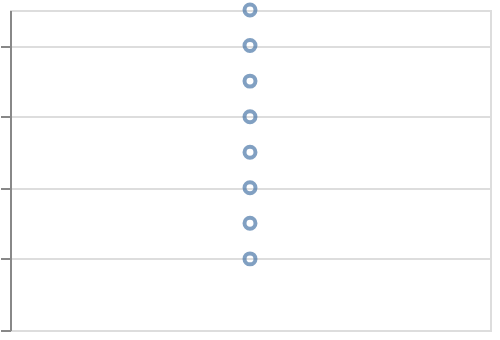

The specification (Vega-Lite) saved for this image:
### Vega-Lite specification from a JSON file in a GitHub repository (floating-point values rounded to 4 significant figures)
{"$schema": "https://vega.github.io/schema/vega-lite/v6.json", "padding": 5, "autosize": "none", "width": 240, "height": 160, "data": {"name": "table", "values": [{"c": "A", "g": "p", "x": 1, "y": 2, "v": 5, "t": "2024-01-15", "o": {"v": 3}, "IMDB Rating": 6.1, "d": "x1"}, {"c": "B", "g": "q", "x": 2, "y": 4, "v": 9, "t": "2024-02-20", "o": {"v": 7}, "IMDB Rating": 7.4, "d": "x2"}, {"c": "A", "g": "q", "x": 3, "y": 3, "v": 2, "t": "2024-03-05", "o": {"v": 1}, "IMDB Rating": 5.2, "d": "x1"}, {"c": "C", "g": "p", "x": 4, "y": 6, "v": 7, "t": "2024-05-30", "o": {"v": 4}, "IMDB Rating": 8.8, "d": "x3"}, {"c": "B", "g": "p", "x": 5, "y": 5, "v": 4, "t": "2024-07-11", "o": {"v": 9}, "IMDB Rating": 6.9, "d": "x2"}, {"c": "C", "g": "q", "x": 6, "y": 8, "v": 6, "t": "2024-09-02", "o": {"v": 2}, "IMDB Rating": 7.7, "d": "x3"}, {"c": "A", "g": "p", "x": 7, "y": 7, "v": 8, "t": "2024-11-25", "o": {"v": 5}, "IMDB Rating": 4.4, "d": "x1"}, {"c": "B", "g": "q", "x": 8, "y": 9, "v": 3, "t": "2024-12-31", "o": {"v": 8}, "IMDB Rating": 9.1, "d": "x2"}]}, "mark": "point", "encoding": {"y": {"field": "y", "type": "quantitative"}}}
